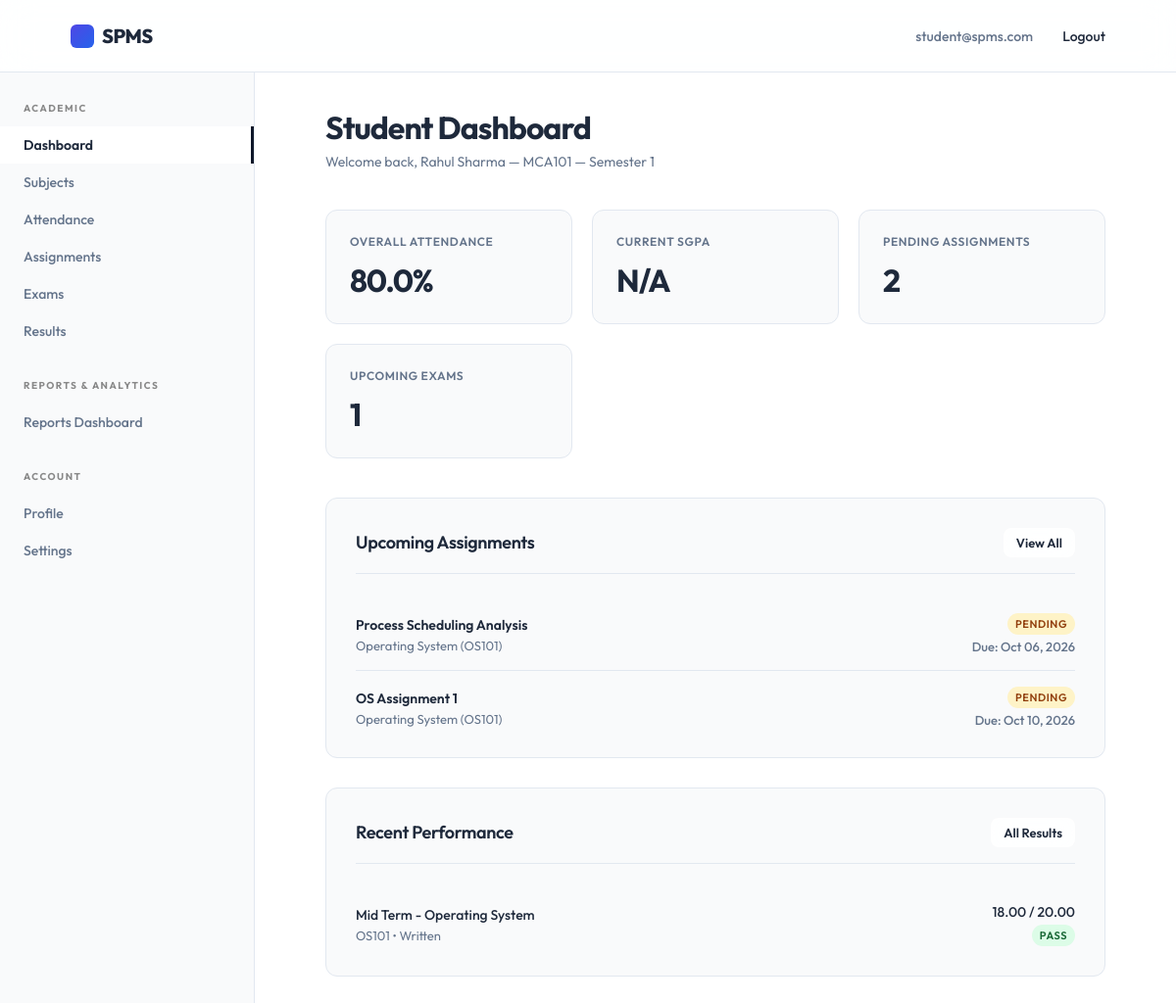
Page /student/dashboard/ (signed in) on the committed database.
### accounts/models.py (models this page shows, shortened)
class User(AbstractUser):
    class RoleChoices(models.TextChoices):
        STUDENT = 'student', 'Student'
        FACULTY = 'faculty', 'Faculty'
        ADMIN = 'admin', 'Admin'
    username = None
    email = models.EmailField(unique=True)
    role = models.CharField(max_length=20, choices=RoleChoices.choices, default=RoleChoices.STUDENT)
    contact_number = models.CharField(max_length=15, blank=True, null=True)
    deactivated_at = models.DateTimeField(blank=True, null=True)
    updated_at = models.DateTimeField(auto_now=True)
    USERNAME_FIELD = 'email'
    REQUIRED_FIELDS = []
    objects = CustomUserManager()

### assignments/models.py (models this page shows, shortened)
class Assignment(models.Model):
    class StatusChoices(models.TextChoices):
        DRAFT = 'draft', 'Draft'
        ACTIVE = 'active', 'Active'
        CLOSED = 'closed', 'Closed'
    offering = models.ForeignKey('academics.SubjectOffering', on_delete=models.CASCADE, related_name='assignments')
    title = models.CharField(max_length=200)
    description = models.TextField(blank=True, null=True)
    instructions = models.TextField(blank=True, null=True)
    maximum_marks = models.DecimalField(max_digits=5, decimal_places=2)
    assigned_at = models.DateTimeField(default=timezone.now)
    due_datetime = models.DateTimeField()
    file_attachment = models.FileField(upload_to='assignments/', blank=True, null=True, validators=[validate_pdf])
    status = models.CharField(max_length=15, choices=StatusChoices.choices, default=StatusChoices.DRAFT)
    updated_at = models.DateTimeField(auto_now=True)
    class Meta:
        constraints = [
            CheckConstraint(
                condition=Q(maximum_marks__gt=0),
                name='check_assignment_maximum_marks'
            )
        ]

### academics/models.py (models this page shows, shortened)
class SubjectOffering(models.Model):
    class SubjectType(models.TextChoices):
        CORE = 'core', 'Core'
        ELECTIVE = 'elective', 'Elective'
        LAB = 'lab', 'Lab'
        PROJECT = 'project', 'Project'
    subject = models.ForeignKey(Subject, on_delete=models.CASCADE, related_name='offerings')
    semester = models.ForeignKey(Semester, on_delete=models.CASCADE, related_name='subject_offerings')
    faculty = models.ForeignKey('faculty.Faculty', on_delete=models.SET_NULL, null=True, blank=True, related_name='subject_offerings')
    subject_type = models.CharField(max_length=20, choices=SubjectType.choices, default=SubjectType.CORE)
    credits = models.PositiveIntegerField()
    class Meta:
        constraints = [
            models.UniqueConstraint(fields=['subject', 'semester'], name='unique_subject_offering')
        ]

class Subject(models.Model):
    name = models.CharField(max_length=150)
    code = models.CharField(max_length=20, unique=True)
    description = models.TextField(blank=True, null=True)

### examinations/models.py (models this page shows, shortened)
class ExamResult(models.Model):
    class AttemptType(models.TextChoices):
        REGULAR = 'regular', 'Regular'
        RETEST = 'retest', 'Retest'
        IMPROVEMENT = 'improvement', 'Improvement'
    class AttendanceStatus(models.TextChoices):
        PRESENT = 'present', 'Present'
        ABSENT = 'absent', 'Absent'
        MEDICAL_LEAVE = 'medical_leave', 'Medical Leave'
    exam = models.ForeignKey(Exam, on_delete=models.CASCADE, related_name='results')
    student = models.ForeignKey('students.Student', on_delete=models.CASCADE, related_name='exam_results')
    attempt_type = models.CharField(max_length=20, choices=AttemptType.choices, default=AttemptType.REGULAR)
    attempt_number = models.PositiveIntegerField(default=1)
    attendance_status = models.CharField(max_length=20, choices=AttendanceStatus.choices)
    marks_obtained = models.DecimalField(max_digits=5, decimal_places=2, blank=True, null=True)
    grade = models.CharField(max_length=5, blank=True, null=True)
    result_status = models.CharField(max_length=20, blank=True, null=True) # e.g. Pass/Fail
    is_latest = models.BooleanField(default=True)
    class Meta:
        constraints = [
            models.UniqueConstraint(
                fields=['exam', 'student', 'attempt_number'],
                name='unique_exam_attempt'
            )
        ]

class Exam(models.Model):
    class ExamTerm(models.TextChoices):
        INTERNAL = 'internal', 'Mini Test'
        MID_SEM = 'mid_sem', 'Mid Term'
        END_SEM = 'end_sem', 'End Term'
    class ExamCategory(models.TextChoices):
        WRITTEN = 'written', 'Written'
        PRACTICAL = 'practical', 'Practical'
        PRESENTATION = 'presentation', 'Presentation'
        VIVA = 'viva', 'Viva'
    class StatusChoices(models.TextChoices):
        SCHEDULED = 'scheduled', 'Scheduled'
        COMPLETED = 'completed', 'Completed'
        RESULTS_PENDING = 'results_pending', 'Results Pending'
        PUBLISHED = 'published', 'Published'
        CANCELLED = 'cancelled', 'Cancelled'
    offering = models.ForeignKey('academics.SubjectOffering', on_delete=models.CASCADE, related_name='exams')
    exam_term = models.CharField(max_length=20, choices=ExamTerm.choices)
    exam_category = models.CharField(max_length=20, choices=ExamCategory.choices)
    exam_date = models.DateField()
    total_marks = models.DecimalField(max_digits=5, decimal_places=2)
    description = models.TextField(blank=True, null=True)
    status = models.CharField(max_length=20, choices=StatusChoices.choices, default=StatusChoices.SCHEDULED)
    updated_at = models.DateTimeField(auto_now=True)
    class Meta:
        constraints = [
            models.UniqueConstraint(
                fields=['offering', 'exam_term', 'exam_category', 'exam_date'],
                name='unique_exam_schedule'
            )
        ]

### students/views.py (the view, shortened to what this page needs)
# urls.py: path('dashboard/', views.StudentDashboardView.as_view(), name='dashboard'),
@method_decorator(student_required, name='dispatch')
class StudentDashboardView(TemplateView):
    template_name = 'student/dashboard.html'
    def get_context_data(self, **kwargs):
        context = super().get_context_data(**kwargs)
        student = self.request.user.student_profile
        context['student'] = student
        active_sem = StudentSemester.objects.filter(
            student=student,
            status=StudentSemester.StatusChoices.ACTIVE
        ).select_related('semester', 'semester__course_batch', 'semester__course_batch__course').first()
        context['active_semester'] = active_sem
        if active_sem and active_sem.semester and active_sem.semester.course_batch:
            course = active_sem.semester.course_batch.course
            context['course_info'] = f"{course.code or course.name} — Semester {active_sem.semester.semester_number}"
        attendance_qs = Attendance.objects.filter(student=student)
        if active_sem:
            attendance_qs = attendance_qs.filter(lecture__offering__semester=active_sem.semester)
        total_attendance = attendance_qs.count()
        present_attendance = attendance_qs.filter(status=Attendance.StatusChoices.PRESENT).count()
        if total_attendance > 0:
            context['attendance_pct'] = f"{round((present_attendance / total_attendance) * 100, 1)}%"
        else:
            context['attendance_pct'] = "N/A"
        latest_report = SemesterReport.objects.filter(student=student).order_by('-semester__semester_number').first()
        if latest_report and latest_report.sgpa is not None:
            context['current_sgpa'] = f"{latest_report.sgpa:.2f}"
        else:
            context['current_sgpa'] = "N/A"
        if active_sem:
            active_assignments = Assignment.objects.filter(
                offering__semester=active_sem.semester,
                status=Assignment.StatusChoices.ACTIVE
            ).select_related('offering', 'offering__subject').order_by('due_datetime')
        else:
            active_assignments = Assignment.objects.none()
        submitted_ids = set(AssignmentSubmission.objects.filter(
            student=student
        ).values_list('assignment_id', flat=True))
        pending_assignments = [a for a in active_assignments if a.id not in submitted_ids]
        context['pending_assignments_count'] = len(pending_assignments)
        context['upcoming_assignments'] = pending_assignments[:5]
        now = timezone.now().date()
        exams_qs = Exam.objects.filter(exam_date__gte=now).exclude(status='completed')
        if active_sem:
            exams_qs = exams_qs.filter(offering__semester=active_sem.semester)
        upcoming_exams = exams_qs.select_related('offering', 'offering__subject').order_by('exam_date')
        context['upcoming_exams_count'] = upcoming_exams.count()
        context['upcoming_exams'] = upcoming_exams[:5]
        recent_results = ExamResult.objects.filter(
            student=student,
            is_latest=True,
            exam__status='published'
        ).select_related('exam', 'exam__offering', 'exam__offering__subject').order_by('-exam__exam_date')[:5]
        context['recent_results'] = recent_results
        return context

### templates/student/dashboard.html
{% extends 'student/base.html' %}
{% block page_title %}Student Dashboard{% endblock %}
{% block page_subtitle %}Welcome back, {{ request.user.get_full_name|default:request.user.email }}{% if course_info %} — {{ course_info }}{% endif %}{% endblock %}
{% block dashboard_content %}
<div class="stat-grid">
    {% include 'components/stat_card.html' with label="Overall Attendance" value=attendance_pct %}
    {% include 'components/stat_card.html' with label="Current SGPA" value=current_sgpa %}
    {% include 'components/stat_card.html' with label="Pending Assignments" value=pending_assignments_count %}
    {% include 'components/stat_card.html' with label="Upcoming Exams" value=upcoming_exams_count %}
</div>
<div class="dashboard-section">
    <div class="section-header" style="display: flex; justify-content: space-between; align-items: center;">
        <h2 class="section-title">Upcoming Assignments</h2>
        <a href="{% url 'students:assignments' %}" class="btn btn-secondary" style="padding: 6px 12px; font-size: 13px;">View All</a>
    </div>
    <div class="data-list">
        {% for assignment in upcoming_assignments %}
        <div class="data-item">
            <div>
                <a href="{% url 'students:assignment_detail' assignment.id %}" class="data-main" style="text-decoration: none; color: inherit; font-weight: 600;">
                    {{ assignment.title }}
                </a>
                <div class="data-sub">{{ assignment.offering.subject.name }} ({{ assignment.offering.subject.code }})</div>
            </div>
            <div class="data-meta">
                <span class="badge badge-warning">Pending</span>
                <div class="data-sub">Due: {{ assignment.due_datetime|date:"M d, Y" }}</div>
            </div>
        </div>
        {% empty %}
        <div class="data-item">
            <div class="data-main" style="color: var(--muted); font-size: 14px;">No pending assignments due. You are all caught up!</div>
        </div>
        {% endfor %}
    </div>
</div>
<div class="dashboard-section">
    <div class="section-header" style="display: flex; justify-content: space-between; align-items: center;">
        <h2 class="section-title">Recent Performance</h2>
        <a href="{% url 'students:results' %}" class="btn btn-secondary" style="padding: 6px 12px; font-size: 13px;">All Results</a>
    </div>
    <div class="data-list">
        {% for result in recent_results %}
        <div class="data-item">
            <div>
                <div class="data-main">{{ result.exam.get_exam_term_display }} - {{ result.exam.offering.subject.name }}</div>
                <div class="data-sub">{{ result.exam.offering.subject.code }} • {{ result.exam.get_exam_category_display }}</div>
            </div>
            <div class="data-meta">
                <div class="data-main">{{ result.marks_obtained }} / {{ result.exam.total_marks }}</div>
                {% if result.result_status == 'Pass' or result.is_pass %}
                    <span class="badge badge-success" style="margin-top: 4px;">Pass</span>
                {% elif result.result_status == 'Fail' %}
                    <span class="badge badge-danger" style="margin-top: 4px;">Fail</span>
                {% else %}
                    <span class="badge badge-neutral" style="margin-top: 4px;">{{ result.result_status|default:"Pending" }}</span>
                {% endif %}
            </div>
        </div>
        {% empty %}
        <div class="data-item">
            <div class="data-main" style="color: var(--muted); font-size: 14px;">No exam results published yet.</div>
        </div>
        {% endfor %}
    </div>
</div>
{% endblock %}

### templates/components/navbar.html (shortened to what this page needs)
<header class="navbar">
    <a href="{% if request.user.is_authenticated %}{% if request.user.role == 'admin' or request.user.is_superuser %}{% url 'spms_admin:dashboard' %}{% elif request.user.role == 'faculty' %}{% url 'faculty:dashboard' %}{% else %}{% url 'students:dashboard' %}{% endif %}{% else %}{% url 'landing_page' %}{% endif %}" class="brand" aria-label="SPMS home">
        <span class="brand-mark"></span>
        SPMS
    </a>
    <nav class="nav-links" aria-label="User navigation">
        {% if request.user.is_authenticated %}
            <span style="color: var(--muted);">{{ request.user.email }}</span>
            <form action="{% url 'accounts:logout' %}" method="post" style="display:inline;">
                <button type="submit" style="background:none;border:none;cursor:pointer;font-family:inherit;font-size:inherit;font-weight:inherit;color:inherit;" class="nav-links a">Logout</button>
            </form>
        {% else %}
            {% if request.resolver_match.url_name != 'login' %}
                <a href="{% url 'accounts:login' %}">Login</a>
            {% endif %}
        {% endif %}
    </nav>
</header>

### rows in the picture
User: user.email "student@spms.com", user.get_full_name "Rahul Sharma"
Assignment: title "Process Scheduling Analysis", offering.subject.name "Operating System", offering.subject.code "OS101", due_datetime "Oct 06, 2026"
Assignment: title "OS Assignment 1", offering.subject.name "Operating System", offering.subject.code "OS101", due_datetime "Oct 10, 2026"
ExamResult: exam.exam_term "Mid Term", exam.offering.subject.name "Operating System", exam.offering.subject.code "OS101", exam.exam_category "Written", marks_obtained "18.00", exam.total_marks "20.00", result_status "PASS"

### other values in the picture
{{ course_info }} "MCA101 — Semester 1"
{{ label }} "OVERALL ATTENDANCE CURRENT SGPA PENDING ASSIGNMENTS UPCOMING EXAMS"
{{ value }} "80.0% N/A 2 1"
